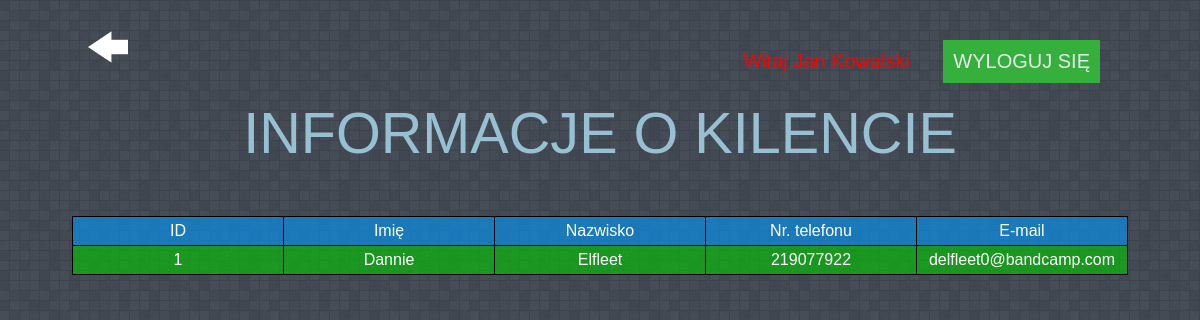
The page /PROJECT/klient_info.php?id=1 (signed in) on the database its author committed.
### tables this page shows
CREATE TABLE `klienci` (
  `id_klienta` int(11) NOT NULL,
  `imie` varchar(30) DEFAULT NULL,
  `nazwisko` varchar(30) DEFAULT NULL,
  `nr_telefonu` varchar(30) DEFAULT NULL,
  `Email` varchar(30) NOT NULL
);

### PROJECT/klient_info.php (the view, shortened to what this page needs)
<!DOCTYPE HTML>
<hmtl>
<head>
<link rel="stylesheet" href="styles/style.css">
<link rel="stylesheet" href="styles/style4.css">
<link rel="stylesheet" href="styles/fontello/fontello.css">
</head>
<body>
    <div <?php if($_SESSION['uprawnienia']=="pracownik") echo "class='user'"; else echo "class='admin'";  ?>class="user">Witaj <?php echo $_SESSION['imie']." ".$_SESSION['nazwisko'] ?></div></a>
    <a href="zamowienia_klienci.php" class="turnBack"><i class="icon-left"></i></a>
  <header>
    <a href="services/logout.php"><div class="rejestracja">WYLOGUJ SIĘ</div></a>
    INFORMACJE O KILENCIE
  </header>
  <section>
    <table>
      <tr id="topTable">
        <td>ID</td>
        <td>Imię</td>
        <td>Nazwisko</td>
        <td>Nr. telefonu</td>
        <td>E-mail</td>
      </tr>
    <?php
    require_once "services/connect.php";
    $conn = new mysqli($host, $db_user, $db_password, $db_name);
    $idKlienta = $_GET['id'];
    $sql = "SELECT * FROM klienci WHERE id_klienta=".$idKlienta;
    $result = mysqli_query($conn, $sql);
    if (mysqli_num_rows($result) > 0){
      while($row = mysqli_fetch_assoc($result)){
        echo "<tr><td>" . $row['id_klienta'] . "</td>
                  <td>" . $row['imie'] . "</td>
                  <td>" . $row['nazwisko'] . "</td>
                  <td>" . $row['nr_telefonu'] . "</td>
                  <td>" . $row['Email'] . "</td>
                  </tr>";
      }
    } else {
      echo "0 result";
    }
    ?>
  </table>
  </section>
</body>
</html>

### PROJECT/styles/style.css (style rules this page uses)
body { background-image: url(../images/random_grey_variations.png); font-family: Verdana, Helvetica, Arial, sans-serif; color: #97c0d3; text-align: center; }
header { margin-top: 100px; font-size: 3.6em; margin-bottom: 30px; }
a { text-decoration: none; color: #e5e9eb; }
.rejestracja { text-decoration: none; font-size: 20px; position: fixed; right: 100px; top: 40px; background-color: #36b03c; padding: 10px; }
.admin { color: #f00; text-decoration: none; font-size: 20px; position: fixed; right: 270px; top: 40px; padding: 10px; padding-right: 20px; }
#topTable { background-color: rgba(0,153,255,0.6); }
tr { background-color: rgba(0,204,0,0.6); }
table { color: #fff; border: 1px solid black; border-collapse: collapse; margin: 0 auto; margin-top: 50px; }
td { border: 1px solid #000; padding:5px; width: 200px; }

### PROJECT/styles/style4.css (style rules this page uses)
.turnBack { color: #fff; text-decoration: none; font-size: 40px; position: fixed; left: 60px; top: 5px; padding: 20px; }

### rows shown on the page
klienci: id_klienta "1", imie "Dannie", nazwisko "Elfleet", nr_telefonu "219077922", Email "delfleet0@bandcamp.com"
